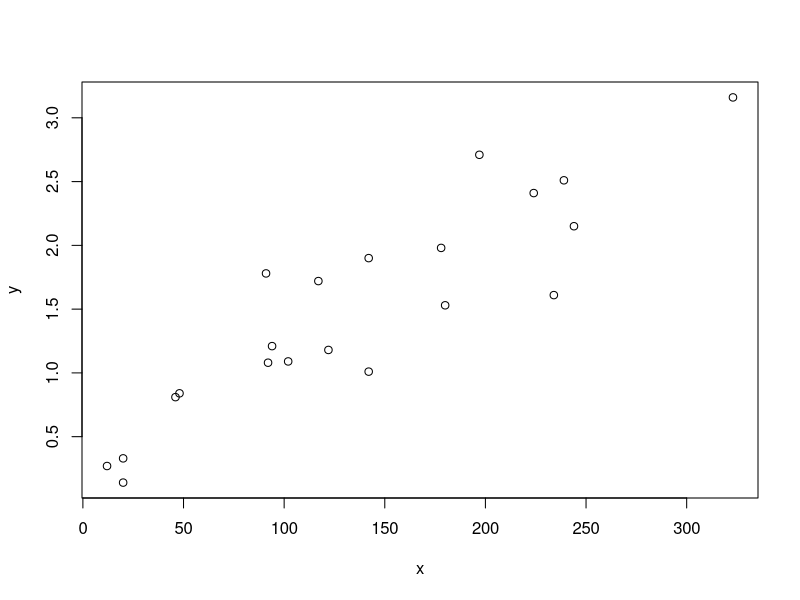
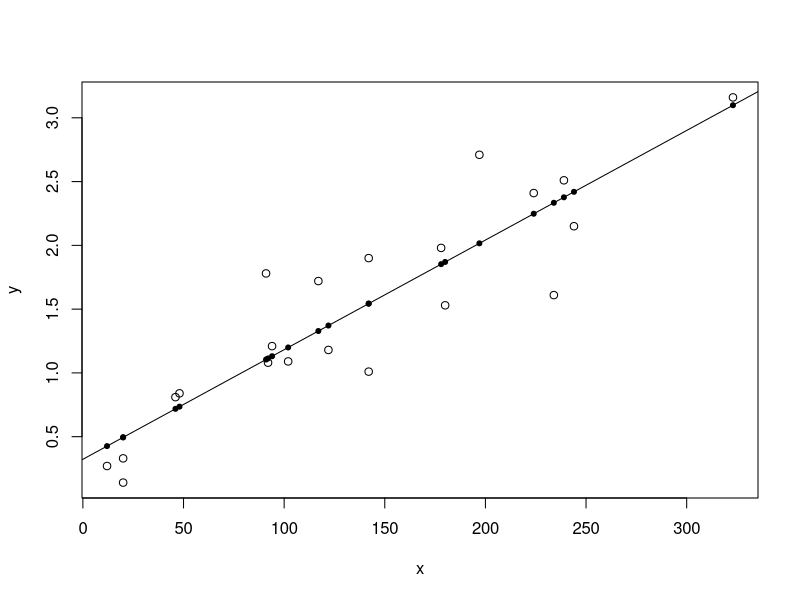

These figures' R source, in order:
a=read.csv("tombstone.csv")
#parsing into response and covariate variable
y<-a$Marble.Tombstone.Mean.Surface.Recession.Rate..mm.100years.
x<-a$Modelled.100.Year.Mean.SO2.Concentration..ug.m..3.
#plotting the data
plot(y~x)
#linear Regression
model1<-lm(y~x,data=a)
plot(x,y)
points(x,model1$fitted.values,pch=20)
abline(model1)
#coefficient estimates
model1$coefficients
#fitted values
model1$fitted.values
#sum of fitted values
sum(model1$fitted.values)
#sum of response variables
sum(y)
#residual values and sum
model1$residuals
sum(model1$residuals)
#standard errors
summary(model1)
max(y)
which.max(y)
a[21,1]

#maximum abs residual value
which.max(abs(model1$residuals))
a[18,1]
#mean of covariate and mean of response
mean(x)
mean(y)